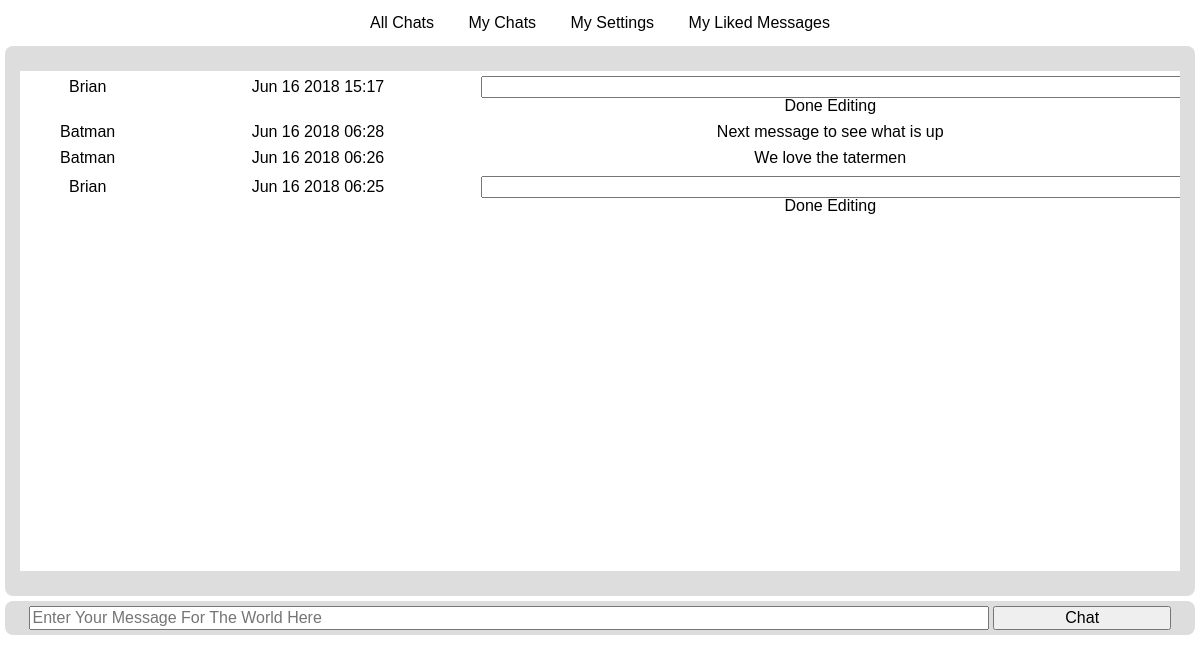
The page /chat/ (signed in) on the database its author committed.
### accounts/models.py (models this page shows, shortened)
class UserSettings(models.Model):
    UserAccount = models.ForeignKey(User,unique=True,verbose_name="IdAccount",on_delete=models.CASCADE)
    DisplayName = models.CharField(max_length=50,null=False)
    class Meta:
       db_table = "UserSettings"

### chat/models.py (models this page shows)
class Message(models.Model):
    UserThatPosted = models.ForeignKey(UserSettings,null=False,on_delete=models.CASCADE)
    ChatRoomForMessage = models.ForeignKey(ChatRoom,null=False,on_delete=models.CASCADE)
    MessageDateTime = models.DateTimeField(auto_now=False,auto_now_add=False,null=False)
    MessageText = models.TextField(null=False)
    class Meta:
       db_table = "Message"

### chat/views.py (the view, shortened to what this page needs)
# urls.py: url(r'^room/(?P<chat_id>[0-9]+)', views.ChatHomeView.as_view(), name="specific_room"),
class ChatHomeView(LoginRequiredMixin, TemplateView):
    template_name = "chat.home.html"
    def get(self, request, **kwargs):
        context = self.get_context_data(request, **kwargs)
        return render(request, self.template_name, context)
    def get_context_data(self, request, **kwargs):
        context = super(ChatHomeView, self).get_context_data(**kwargs)
        if not ChatRoom.objects.filter(DisplayName="General").exists():
            ChatRoom.objects.create(DisplayName="General")
        if "chat_id" in kwargs:
            selected_chat = ChatRoom.objects.filter(id=kwargs.get("chat_id")).first()
            if selected_chat is None:
                selected_chat = ChatRoom.objects.get(DisplayName="General")
        else:
            selected_chat = ChatRoom.objects.get(DisplayName="General")
        if not UserChatRoom.objects.filter(UserAccount=request.user,ChatRoomForUser=selected_chat).exists():
            UserChatRoom.objects.create(UserAccount=request.user,ChatRoomForUser=selected_chat)
        chat_messages = Message.objects.filter(ChatRoomForMessage=selected_chat).order_by("-MessageDateTime")
        user_settings = UserSettings.objects.get(UserAccount=request.user)
        all_liked_messages = MessageLike.objects.all()
        context["chat_messages"] = []
        context["chat_room"] = selected_chat
        context["user_settings"] = user_settings
        for msg in chat_messages:
            context["chat_messages"].append({
                "id" : msg.id,
                "username" : msg.UserThatPosted.DisplayName,
                "text" : msg.MessageText,
                "datetime" : msg.MessageDateTime.strftime("%b %d %Y %H:%M"),
                "liked" : all_liked_messages.filter(MessageLiked=msg,UserWhoLiked=user_settings).exists(),
                "can_edit" : (msg.UserThatPosted.id == user_settings.id)})
        return context

### chat/templates/chat.home.html (shortened to what this page needs)
{% extends 'base/chat.base.html' %}
{% block main_tag %}
	<div class="chat-window-outer">
		<div class="chat-window">
			<table ng-app="chatApp" ng-controller="chatCtrl" ng-init="messageEditing=-1">
				<tbody>
					{% for msg in chat_messages %}
						<tr>
							<td class="user">{{msg.username}}</td>
							<td class="date-time">{{msg.datetime}}</td>
							<td class="text">
								{% if msg.can_edit %}
									<input type="text" ng-init="messageText[{{msg.id}}]='{{msg.text}}'" ng-value="messageText[{{msg.id}}]" ng-model="messageText[{{msg.id}}]" ng-show="messageEditing=={{msg.id}}" />
									<span class="edit" ng-show="messageEditing=={{msg.id}}" ng-click="editMessage({{msg.id}})">Done Editing</span>
								{% else %}
									<span>{{msg.text}}</span>
								{% endif %}
							</td>
						</tr>
					{% endfor %}
				</tbody>
			</table>
		</div>
	</div>
	<form method="post" class="chat-entry">
		<input name="message-body" placeholder="Enter Your Message For The World Here" type="text" maxlength="128" />
		<input type="submit" value="Chat" />
	</form>
{% endblock %}

### accounts/static/css/base.css (style rules this page uses)
body, html { min-height: 100%; }
body { background-color: #FFF; color: #000; font-family: Verdana, sans-serif; }
main div.chat-window-outer { background-color: #DDD; border-radius: 8px; height: 500px; margin: 0px 5px; padding: 25px 15px; text-align: center; -moz-border-radius: 8px; -webkit-border-radius: 8px; }
main div.chat-window-outer div.chat-window { background-color: #FFF; height: 100%; overflow-y: scroll; padding: 0px; }
main div.chat-window-outer div.chat-window table { width: 100%; }
main div.chat-window-outer div.chat-window table tr td { padding: 5px 0px; }
main div.chat-window-outer div.chat-window table tr td.text input { font-size: 14px; width: 100%; }
main div.chat-window-outer div.chat-window table tr td.text span.edit { cursor: pointer; }
main form.chat-entry { background-color: #DDD; border-radius: 8px; margin: 5px; padding: 5px 0px; text-align: center; -moz-border-radius: 8px; -webkit-border-radius: 8px; }
main form.chat-entry input { font-size: 16px; }
main form.chat-entry input[type="text"] { width: 80%; }
main form.chat-entry input[type="submit"] { width: 15%; }
main table.liked-messages th, td { padding: 5px; text-align: center; }

### rows shown on the page
UserSettings: username "Brian" "Brian"
UserSettings: username "Batman" "Batman"
Message: text "Next message to see what is up"
Message: text "We love the tatermen"

### other values the page prints
{{ msg.datetime }} "Jun 16 2018 15:17" "Jun 16 2018 06:28" "Jun 16 2018 06:26" "Jun 16 2018 06:25"
